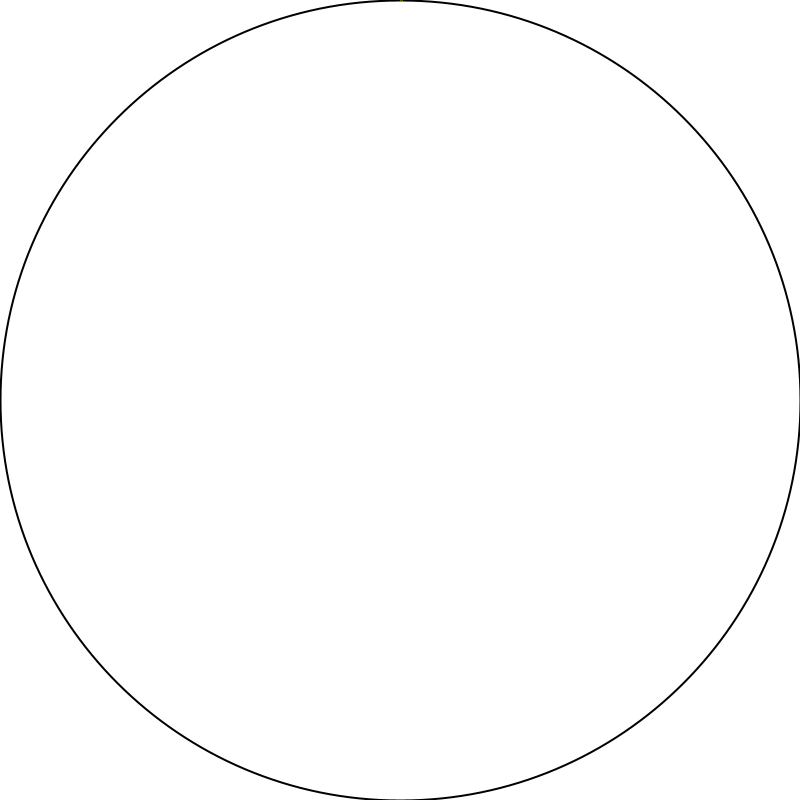
Frame 1 (no input)
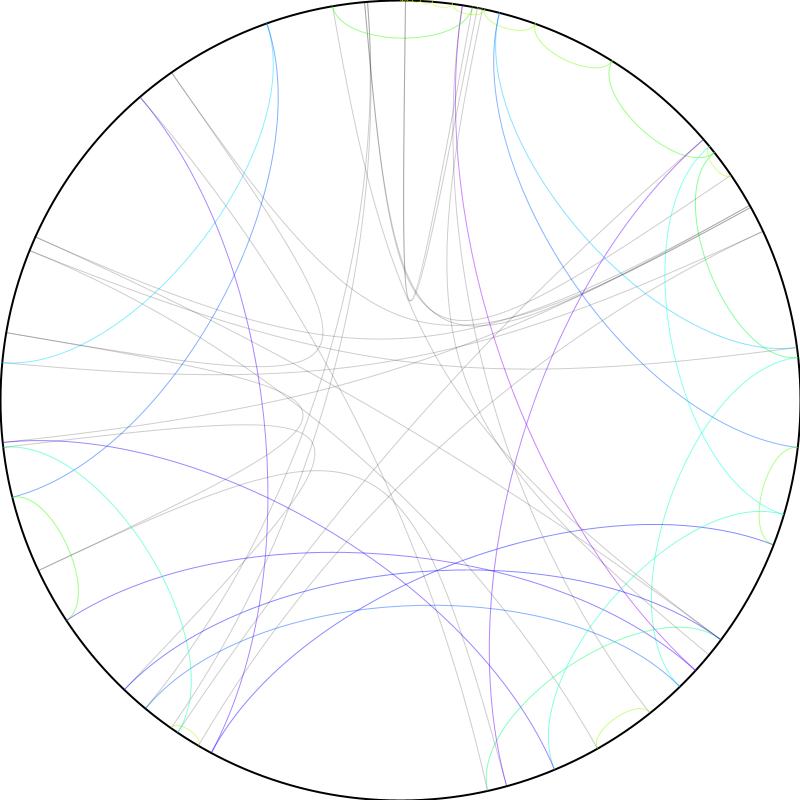
Frame 60 (the mouse pressed at the canvas centre just before this capture)
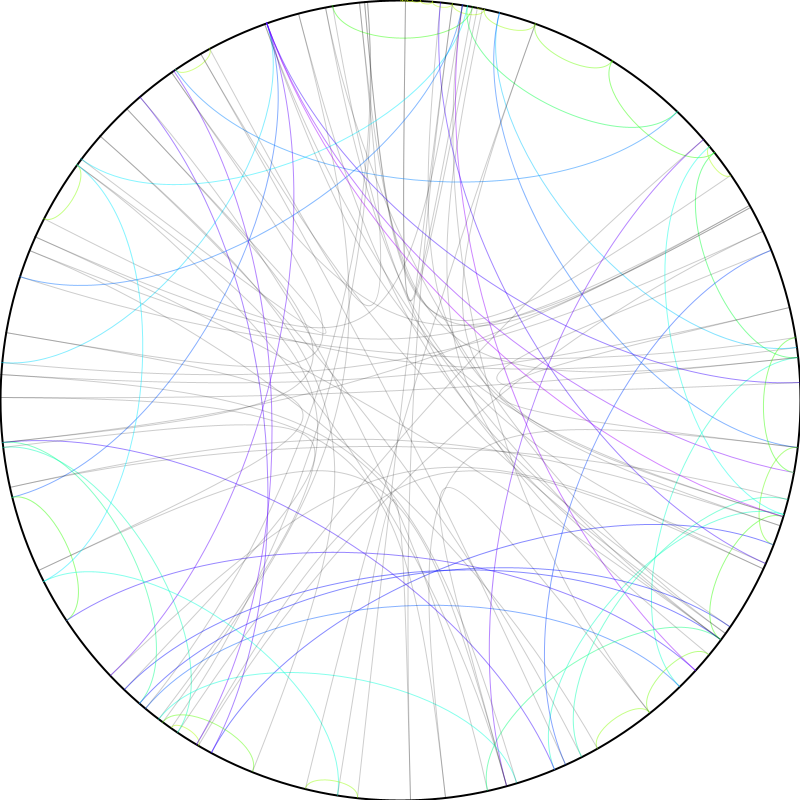
Frame 120 (the mouse held since frame 60 and released just before this capture)

The Processing sketch that drew these frames (run headless with seeded random() and noise(); from frame 60 on, the mouse is pressed at the canvas centre):

// Processing sketch: CircleGraph
// ── CircleGraph.pde
final int circle = 400;
final int subs = 1000;
final float incr = TWO_PI/subs;
final float pow = 2;

final String series = "fibonacci";
int actual = 1;
int previous = 0;

PVector pos;
PVector offset;

int i = 0;
float hue = 0;

void setup()
{
  frameRate(1000);
  colorMode(HSB);
	size(800,800);
	background(255);
	noFill();
  stroke(0);
  strokeWeight(2); 	
	ellipse(width/2,height/2,2*circle,2*circle);
  strokeWeight(1);
  stroke(0,30);
  
	offset = new PVector(width/2,height/2);
	pos = new PVector(0,-circle);
}

void draw()
{
	int pRes = previous % subs;
	int aRes = actual % subs;

  float tanMult = abs(min(pRes-aRes,aRes-pRes))/float(subs);
  tanMult = pow(1-tanMult,pow);
  //println(tanMult);
  hue = ((1-tanMult) * 255 + 50) % 256;
  
	PVector pBase = pos.copy();
	pBase.rotate(pRes*incr);
	pBase.add(offset);
  
	PVector aBase = pos.copy();
	aBase.rotate(aRes*incr);
	aBase.add(offset);
  
  PVector pTan = pos.copy();
  pTan.mult(tanMult);
  pTan.rotate(pRes*incr);
  pTan.add(offset);
  
  PVector aTan = pos.copy();
  aTan.mult(tanMult);
  aTan.rotate(aRes*incr);
  aTan.add(offset);

  if (tanMult < 0.4) stroke(0,50);
  else stroke(color(hue%256,255,255),120);
  
  //line(pBase.x, pBase.y, aBase.x, aBase.y);
	bezier(pBase.x, pBase.y, pTan.x, pTan.y, aTan.x, aTan.y, aBase.x, aBase.y);
	nextNumber();
  
}

void nextNumber()
{
	switch (series)
	{
		case "fibonacci":
			int temp = previous + actual;
			previous = actual;
			actual = temp;
			break;
	}
}
